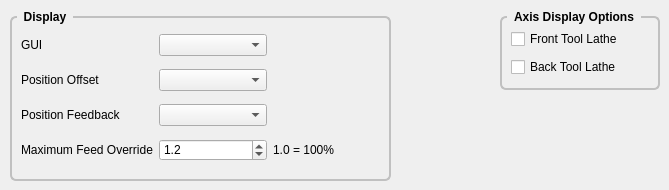
      <widget class="QWidget" name="display">
       <attribute name="title">
        <string>Display</string>
       </attribute>
       <widget class="QGroupBox" name="gridGroupBox">
        <property name="geometry">
         <rect>
          <x>500</x>
          <y>10</y>
          <width>160</width>
          <height>80</height>
         </rect>
        </property>
        <property name="styleSheet">
         <string notr="true">QGroupBox {
    font: bold;
    border: 2px solid silver;
    border-radius: 6px;
    margin-top: 6px;
}

QGroupBox::title {
    subcontrol-origin: margin;
    left: 7px;
    padding: 0px 5px 0px 5px;
}</string>
        </property>
        <property name="title">
         <string>Axis Display Options</string>
        </property>
        <layout class="QGridLayout" name="gridLayout_32">
         <item row="0" column="0">
          <widget class="QCheckBox" name="frontToolLatheCB">
           <property name="text">
            <string>Front Tool Lathe</string>
           </property>
          </widget>
         </item>
         <item row="1" column="0">
          <widget class="QCheckBox" name="backToolLatheCB">
           <property name="text">
            <string>Back Tool Lathe</string>
           </property>
          </widget>
         </item>
        </layout>
       </widget>
       <widget class="QGroupBox" name="gridGroupBox">
        <property name="geometry">
         <rect>
          <x>10</x>
          <y>10</y>
          <width>381</width>
          <height>171</height>
         </rect>
        </property>
        <property name="styleSheet">
         <string notr="true">QGroupBox {
    font: bold;
    border: 2px solid silver;
    border-radius: 6px;
    margin-top: 6px;
}

QGroupBox::title {
    subcontrol-origin: margin;
    left: 7px;
    padding: 0px 5px 0px 5px;
}</string>
        </property>
        <property name="title">
         <string>Display</string>
        </property>
        <layout class="QGridLayout" name="gridLayout_47">
         <property name="margin">
          <number>9</number>
         </property>
         <item row="1" column="1">
          <widget class="QComboBox" name="positionOffsetCB"/>
         </item>
         <item row="2" column="1">
          <widget class="QComboBox" name="positionFeedbackCB"/>
         </item>
         <item row="3" column="1">
          <widget class="QDoubleSpinBox" name="maxFeedOverrideSB">
           <property name="decimals">
            <number>1</number>
           </property>
           <property name="maximum">
            <double>2.000000000000000</double>
           </property>
           <property name="singleStep">
            <double>0.100000000000000</double>
           </property>
           <property name="value">
            <double>1.200000000000000</double>
           </property>
          </widget>
         </item>
         <item row="0" column="0">
          <widget class="QLabel" name="label_40">
           <property name="text">
            <string>GUI</string>
           </property>
          </widget>
         </item>
         <item row="1" column="0">
          <widget class="QLabel" name="label_41">
           <property name="text">
            <string>Position Offset</string>
           </property>
          </widget>
         </item>
         <item row="0" column="1">
          <widget class="QComboBox" name="guiCB"/>
         </item>
         <item row="2" column="0">
          <widget class="QLabel" name="label_42">
           <property name="text">
            <string>Position Feedback</string>
           </property>
          </widget>
         </item>
         <item row="3" column="0">
          <widget class="QLabel" name="label_9">
           <property name="text">
            <string>Maximum Feed Override</string>
           </property>
          </widget>
         </item>
         <item row="3" column="2">
          <widget class="QLabel" name="label_179">
           <property name="text">
            <string>1.0 = 100%</string>
           </property>
          </widget>
         </item>
        </layout>
       </widget>
      </widget>
